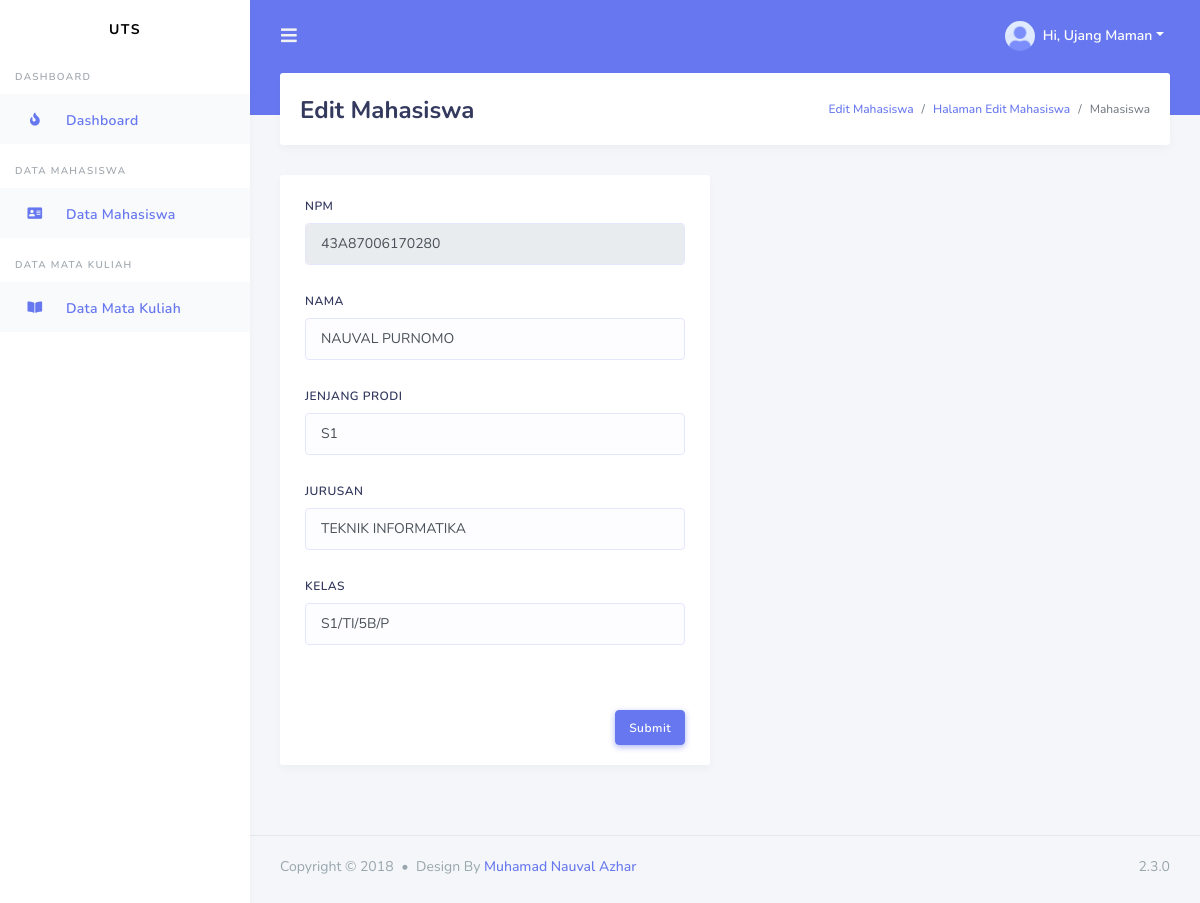
Screenshot of /Mahasiswa/edit/43A87006170280 with the database file from the repository.
### tables this page shows
CREATE TABLE `mahasiswa` (
  `npm` varchar(30) NOT NULL,
  `nama` varchar(50) NOT NULL,
  `jenjang` varchar(5) NOT NULL,
  `jurusan` varchar(30) NOT NULL,
  `kelas` varchar(15) NOT NULL
);

### application/controllers/Mahasiswa.php (called while the page is built, shortened)
<?php
class Mahasiswa extends CI_Controller {
	public function __construct()
	{
		$this->load->model("M_mahasiswa");
		$this->load->library('form_validation');
	}
	public function edit($id){
		$where = array('npm' => $id);
		$data['mahasiswa'] = $this->M_mahasiswa->edit_data($where,'mahasiswa')->result();
		$this->load->view("template/header");
		$this->load->view("template/sidebar");
		$this->load->view("template/form_edit_mahasiswa", $data);
		$this->load->view("template/footer");
	}
}

### index.php (called while the page is built, shortened)
<?php
require_once BASEPATH.'core/CodeIgniter.php';

### application/models/M_mahasiswa.php (called while the page is built, shortened)
<?php
class M_mahasiswa extends CI_Model {
    public function edit_data($where,$table){
        return $this->db->get_where($table,$where);
    }
}
?>

### application/views/template/form_edit_mahasiswa.php (the view, shortened to what this page needs)
<div class="main-content">
        <section class="section">
          <?php foreach($mahasiswa as $mhs){?>
          <div class="section-header">
            <h1>Edit Mahasiswa</h1>
            <div class="section-header-breadcrumb">
              <div class="breadcrumb-item active"><a href="#">Edit Mahasiswa</a></div>
              <div class="breadcrumb-item"><a href="#">Halaman Edit Mahasiswa</a></div>
              <div class="breadcrumb-item">Mahasiswa</div>
            </div>
          </div>
          <div class="section-body">
              <div class="row">
                <div class="col-12 col-md-6 col-lg-6">
                  <div class="card">
                  <form class="needs-validation" novalidate="" action="<?php echo base_url().'Mahasiswa/update'?>" method="post">
                    <div class="card-body">
                      <div class="form-group">
                        <label>NPM</label>
                        <input type="text" class="form-control <?php echo form_error('npm') ? 'is-invalid': ''?>" required="" name="npm" placeholder="Masukkan Npm" value="<?php echo $mhs->npm?>" readonly="">
                      </div>
                      <div class="form-group">
                        <label>NAMA</label>
                        <input type="text" class="form-control" required="" name="nama" value="<?php echo $mhs->nama?>">
                      </div>
                      <div class="form-group">
                        <label>JENJANG PRODI</label>
                        <input type="text" class="form-control" required="" name="jenjang" value="<?php echo $mhs->jenjang?>">
                      </div>
                      <div class="form-group">
                        <label>JURUSAN</label>
                        <input type="text" class="form-control" required="" name="jurusan" value="<?php echo $mhs->jurusan?>">
                      </div>
                      <div class="form-group">
                        <label>KELAS</label>
                        <input type="text" class="form-control" required="" name="kelas" value="<?php echo $mhs->kelas?>">
                      </div>
                    </div>
                    <div class="card-footer text-right">
                      <button class="btn btn-primary" type="submit">Submit</button>
                    </div>
                  </form>
                  <?php } ?>
                  </div>
                </div>
              </div>
          </div>
        </section>
      </div>

### rows the page displays
mahasiswa: npm "43A87006170280", nama "NAUVAL PURNOMO", jenjang "S1", jurusan "TEKNIK INFORMATIKA", kelas "S1/TI/5B/P"
